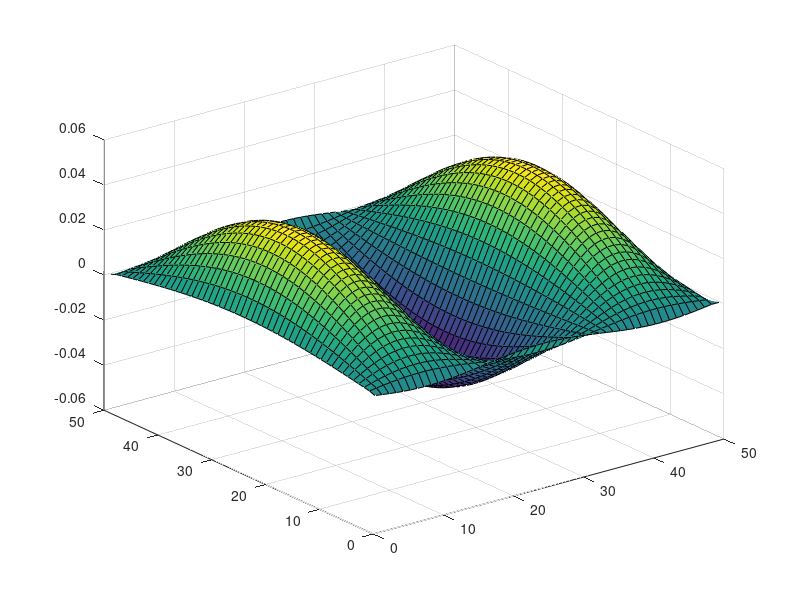

Write MATLAB code to recreate this figure.

L = 50;
nx = 50;
ny = 50;

dx = L/nx;
dy = L/ny;

m = nx*ny;

G = sparse(m,m);

for i = 1:nx
    for j = 1:ny
        k = j+(i-1)*ny;
        if i == 1
            G(k,k)=1;
        elseif i == nx
            G(k,k)=1;
        elseif j == 0
            G(k,k)=1;
        elseif j == ny
            G(k,k)=1;
%         elseif i>10 && i<20 && j>20 && j<30
%             G(k-ny,k) = 1/dy^2;
%             G(k-1,k) = 1/dx^2;
%             G(k,k) = -1/dx^2-1/dy^2;
%             G(k+1,k) = 1/dx^2;
%             G(k+ny,k) = 1/dy^2;
        else
            G(k-ny,k) = 1/dy^2;
            G(k-1,k) = 1/dx^2;
            G(k,k) = -2/dx^2-2/dy^2;
            G(k+1,k) = 1/dx^2;
            G(k+ny,k) = 1/dy^2;
        end
    end
end
spy(G)
[Em,D] = eigs(G,9,'SM');

alpha = diag(D)
E = zeros(nx,ny,9);
for i = 1:nx
    for j = 1:ny
        n = j+(i-1)*ny;
        E(i,j,:) = Em(n,:);
    end
end
       
surf(E(:,:,5))
